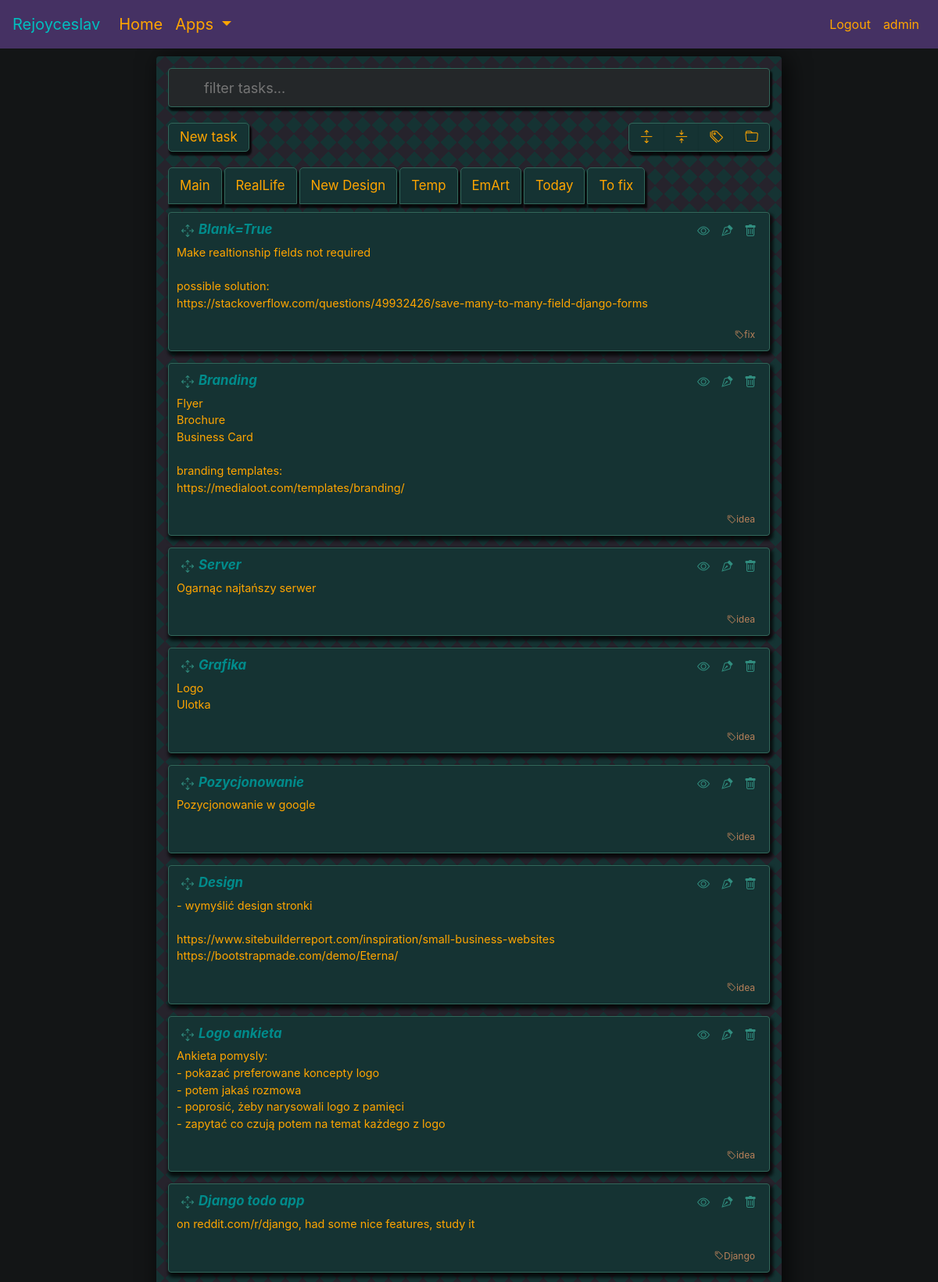
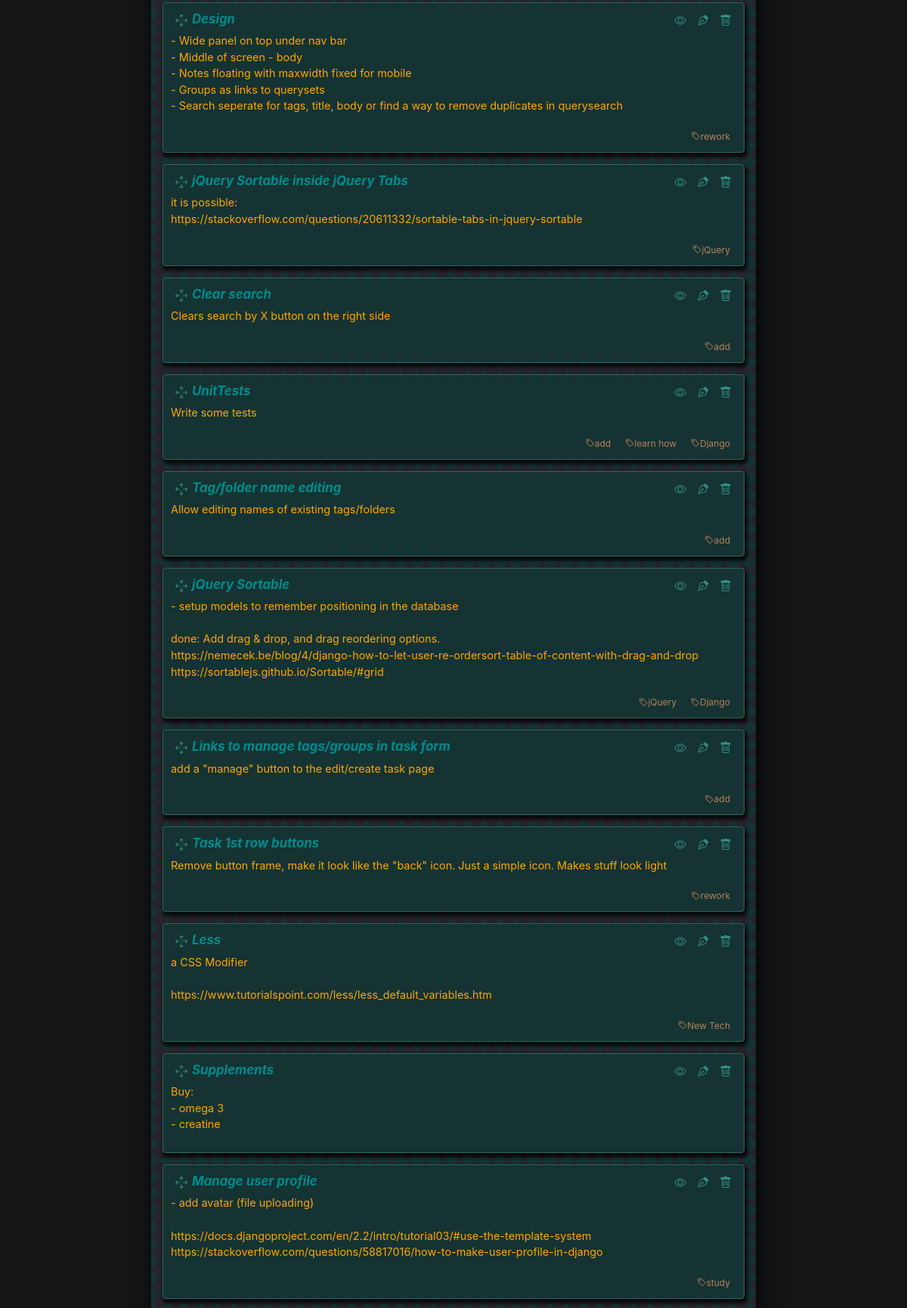
The app's page / (signed in, upper part) with its own data (2 pictures, top to bottom).
### tasks/models.py (models this page shows, shortened)
class Folder(models.Model):
    user = models.ForeignKey(User, on_delete=models.PROTECT, null=True, blank=False)
    name = models.CharField(max_length=50, null=True, blank=False)

class Task(models.Model):
    user = models.ForeignKey(User, on_delete=models.CASCADE, null=True, blank=False)
    title = models.CharField(max_length=70, blank=False)
    description = models.TextField(null=True, blank=True)
    complete = models.BooleanField(default=False)
    create = models.DateTimeField(auto_now_add=True)
    show_task = models.BooleanField(default=True)
    tags = models.ManyToManyField(Tag, blank=True)
    folder_selected = models.ForeignKey(Folder, related_name='tasks', on_delete=models.SET_NULL, null=True, blank=True)
    class Meta:
        ordering = ['complete', '-id']  # when ordering multiple values, this is the order

class Tag(models.Model):
    user = models.ForeignKey(User, on_delete=models.PROTECT, null=True, blank=False)
    name = models.CharField(max_length=30, null=True, blank=False)
    def __str__(self):
        if self.name:
            return self.name
        else:
            return "NO_NAME_ASSIGNED"

### tasks/views.py (the view, shortened to what this page needs)
# urls.py: path('', TaskList.as_view(), name='home'),
class TaskList(LoginRequiredMixin, ListView):
    model = Task
    context_object_name = 'tasks'  # since model = Task, this is equivalent to qs=Task.objects.all()
    template_name = 'tasks/task_list.html'
    def get_context_data(self, **kwargs):
        qs = Task.objects.all().filter(user=self.request.user)
        qs_folders = Folder.objects.all().filter(user=self.request.user)
        search_query = self.request.GET.get('search', None)
        folder_query = self.request.GET.get('folder', None)
        if folder_query is not None:
            qs = qs.filter(
                Q(user=self.request.user) &
                Q(folder_selected=folder_query)
            )
        context = super(TaskList, self).get_context_data(**kwargs)
        context['tasks'] = qs
        context['folders'] = qs_folders
        return context

### tasks/templates/tasks/task_list.html (shortened to what this page needs)
{% extends 'base.html' %}
{% load tasks_tags %}
{% block content %}
<div class="center-column" style="max-width:800px">
    <div class="actions-container-row1">
        <div style="flex: 0 1 100000px;">
            <form method="GET" action="/tasks/">
                <input class="input-search input-dark" type="text" name="search" spellcheck=False placeholder="filter tasks...">
            </form>
        </div>
    </div>
    <div class="actions-container-row2">
        <form action="{% url 'tasks_create' %}">
            <div class="tooltip-wrapper" style="white-space: nowrap">
                <button class="button-flat" id="inputNewTaskButton"> New task</button>
            </div>
        </form>
        <div class="actions-row2-buttons">
            <div class="tooltip-wrapper" style="white-space: nowrap">
                <button onclick="expand_all()" class="button-flat button-flat-left" id="collapseAllButton" type="submit"><i class="bi-arrows-expand"></i></button>
            </div>
            <div class="tooltip-wrapper" style="white-space: nowrap">
                <button onclick="collapse_all()" class="button-flat button-flat-middle" id="collapseAllButton" type="submit"><i class="bi-arrows-collapse"></i></button>
            </div>
            <form action="{% url 'tasks_tags' %}">
                <div class="tooltip-wrapper" style="white-space: nowrap">
                    <button class="button-flat button-flat-middle" id="manageTagsButton"><i class="bi-tags"></i></button>
                </div>
            </form>
           <form action="{% url 'tasks_folders' %}">
                <div class="tooltip-wrapper" style="white-space: nowrap">
                    <button class="button-flat button-flat-right" id="manageFoldersButton"><i class="bi-folder"></i></button>
                </div>
           </form>
        </div>
    </div>
    <div class="actions-container-row3">
        {% for folder in folders %}
        <form method="GET" action="/tasks/">
            <div>
                <button class="tab" id="folderTab" style="border: none"><i style="font-style: normal" class="">{{folder.name}}</i></button>
            </div>
        </form>
        {% endfor %}
    </div>
    <div id="drag-items">
        {% for task in tasks %}
        {% if task.complete == False %}
        <div class="card task-main">
        {% else %}
        <div class="card task-main tm-completed">
        {% endif %}
            <div class="task-container">
                <div class="task-container-row1">
                    <div class="tooltip-wrapper">
                        <button class="handle" id="handle"><i class="bi-arrows-move"></i></button>
                    </div>
                    <div class="task-title">
                        {% if task.complete == False %}
                        <p class="task-title-text">{{task.title|linebreaksbr}}</p>
                        {% else %}
                        <p class="task-title-text ttt-completed">{{task.title|linebreaksbr}}</p>
                        {% endif %}
                    </div>
                    <div class="task-buttons">
                        <div class="separator-vertical"></div>
                        <div class="tooltip-wrapper">
                            {% if task.complete == False %}
                            <button onclick="showHide_id({{task.id}})" class="btn-info-buttonless" id="inputShowHideButton"><i class="bi-eye"></i></button>
                            {% else %}
                            <button onclick="showHide_id({{task.id}})" class="btn-info-buttonless overlay" id="inputShowHideButton"><i class="bi-eye"></i></button>
                            {% endif %}
                        </div>
                        <div class="separator-vertical"></div>
                        <form action="{% url 'tasks_edit' task.id %}">
                            <div class="tooltip-wrapper">
                                {% if task.complete == False %}
                                <button class="btn-info-buttonless" id="inputEditButton"><i class="bi-vector-pen"></i></button>
                                {% else %}
                                <button class="btn-info-buttonless overlay" id="inputEditButton"><i class="bi-vector-pen"></i></button>
                                {% endif %}
                            </div>
                        </form>
                        <div class="separator-vertical"></div>
                        <form action="{% url 'tasks_delete' task.id %}">
                            <div class="tooltip-wrapper">
                                {% if task.complete == False %}
                                <button class="btn-info-buttonless" id="inputDeleteButton"><i class="bi-trash"></i></button>
                                {% else %}
                                <button class="btn-info-buttonless overlay" id="inputDeleteButton"><i class="bi-trash"></i></button>
                                {% endif %}
                            </div>
                        </form>
                    </div>
                </div>
                {% if task.show_task %}
                <div class="task-container-row2" id="task-row2-id-{{task.id}}">
                {% else %}
                <div class="task-container-row2" id="task-row2-id-{{task.id}}" style="display: none">
                {% endif %}
                    <div class="task-description">
                        {% if task.complete == False %}
                        <p class="task-description-text">{{task.description|linebreaksbr}}</p>
                        {% else %}
                        <p class="task-description-text tdt-completed">{{task.description|linebreaksbr}}</p>
                        {% endif %}
                    </div>
                </div>
                {% if task.show_task %}
                <div class="task-container-row3" id="task-row3-id-{{task.id}}">
                {% else %}
                <div class="task-container-row3" id="task-row3-id-{{task.id}}" style="display: none">
                {% endif %}
                    {% if task.complete == False %}
                    <div class="task-tags">
                    {% else %}
                    <div class="task-tags overlay">
                    {% endif %}
                        {% for tag in task.tags.all %}
                        <form method="GET" action="/tasks/">
                            <div class="tooltip-wrapper" style="white-space: nowrap">
                                <button class="tag" id="inputNewTaskButton" style="border: none"><i style="font-style: normal" class="bi-tag">{{tag}}</i></button>
                            </div>
                        </form>
                        {% endfor %}
                    </div>
                </div>
            </div>
        </div>
        {% empty %}
        <div class="task-main">
            <h2>no records</h2>
        </div>
        {% endfor %}
    </div>
</div>
{% endblock content %}

### templates/base.html (shortened to what this page needs)
<!DOCTYPE html>
{% load static %}
<link rel="stylesheet" href="https://stackpath.bootstrapcdn.com/bootstrap/4.3.1/css/bootstrap.min.css"
>
<link rel="stylesheet" href="https://cdn.jsdelivr.net/npm/bootstrap-icons@1.5.0/font/bootstrap-icons.css">
<link rel="stylesheet" href="{% static 'dark_green_orange_style.css' %}">
<link href="{% static 'js/jquery-ui-1.12.1/jquery-ui.min.css' %}" rel="stylesheet">
<link href="{% static 'js/jquery-ui-1.12.1/jquery-ui.structure.min.css' %}" rel="stylesheet">
<link href="{% static 'js/jquery-ui-1.12.1/jquery-ui.theme.min.css' %}" rel="stylesheet">
<link rel="stylesheet" href="https://cdn.jsdelivr.net/npm/@mdi/font@5.9.55/css/materialdesignicons.min.css">
<html lang="en">
<head>
</head>
<body>
<nav class="navbar navbar-expand-lg navbar-dark bg-dark">
  <span class="navbar-brand">Rejoyceslav</span>
  <div class="collapse navbar-collapse" id="navbarSupportedContent">
    <ul class="navbar-nav mr-auto">
      <li class="nav-item active">
        <a class="nav-link" href="{% url 'home' %}">Home <span class="sr-only">(current)</span></a>
      </li>
      <li class="nav-item dropdown">
        <a class="nav-link dropdown-toggle" href="#" id="navbarDropdown" role="button" data-toggle="dropdown" aria-haspopup="true" aria-expanded="false">
          Apps
        </a>
      </li>
    </ul>
    <ul class="navbar-nav">
      {% if user.is_authenticated %}
      <li class="nav-item">
        <a class="nav-link" href="{% url 'logout' %}" style="font-size: 16px">Logout</a>
      </li>
      <li class="nav-item">
        <a class="nav-link" href="{% url 'profile_main' %}" style="font-size: 16px">{{ request.user }}</a>
      </li>
      {% endif %}
    </ul>
  </div>
</nav>
<div class="container-fluid">
  {% block content %}
  {% endblock content %}
</div>
</body>
</html>

### records on screen
Folder: name "Main"
Folder: name "RealLife"
Folder: name "New Design"
Folder: name "Temp"
Folder: name "EmArt"
Folder: name "Today"
Folder: name "To fix"
Task: title "Blank=True", complete False (drawn), description "Make realtionship fields not required possible solution: https://stackoverflow.com/questions/49932426/save-many-to-many-field-django-forms"
Tag: name "fix"
Task: title "Branding", complete False (drawn), description "Flyer Brochure Business Card branding templates: https://medialoot.com/templates/branding/"
Tag: name "idea"
Task: title "Server", complete False (drawn), description "Ogarnąc najtańszy serwer"
Task: title "Grafika", complete False (drawn), description "Logo Ulotka"
Task: title "Pozycjonowanie", complete False (drawn), description "Pozycjonowanie w google"
Task: title "Design", complete False (drawn), description "- wymyślić design stronki https://www.sitebuilderreport.com/inspiration/small-business-websites https://bootstrapmade.com/demo/Eterna/"
Task: title "Logo ankieta", complete False (drawn), description "Ankieta pomysly: - pokazać preferowane koncepty logo - potem jakaś rozmowa - poprosić, żeby narysowali logo z pamięci - zapytać co czują potem na temat każdego z logo"
Task: title "Django todo app", complete False (drawn), description "on reddit.com/r/django, had some nice features, study it"
Tag: name "Django"
Task: title "Design", complete False (drawn), description "- Wide panel on top under nav bar - Middle of screen - body - Notes floating with maxwidth fixed for mobile - Groups as links to querysets - Search seperate for tags, title, body or find a way to remove duplicates in querysearch"
Tag: name "rework"
Task: title "jQuery Sortable inside jQuery Tabs", complete False (drawn), description "it is possible: https://stackoverflow.com/questions/20611332/sortable-tabs-in-jquery-sortable"
Tag: name "jQuery"
Task: title "Clear search", complete False (drawn), description "Clears search by X button on the right side"
Tag: name "add"
Task: title "UnitTests", complete False (drawn), description "Write some tests"
Tag: name "learn how"
Task: title "Tag/folder name editing", complete False (drawn), description "Allow editing names of existing tags/folders"
Task: title "jQuery Sortable", complete False (drawn), description "- setup models to remember positioning in the database done: Add drag & drop, and drag reordering options. https://nemecek.be/blog/4/django-how-to-let-user-re-ordersort-table-of-content-with-drag-and-drop https://sortablejs.github.io/Sortable/#grid"
Task: title "Links to manage tags/groups in task form", complete False (drawn), description "add a \"manage\" button to the edit/create task page"
Task: title "Task 1st row buttons", complete False (drawn), description "Remove button frame, make it look like the \"back\" icon. Just a simple icon. Makes stuff look light"
Task: title "Less", complete False (drawn), description "a CSS Modifier https://www.tutorialspoint.com/less/less_default_variables.htm"
Tag: name "New Tech"
Task: title "Supplements", complete False (drawn), description "Buy: - omega 3 - creatine"
Task: title "Manage user profile", complete False (drawn), description "- add avatar (file uploading) https://docs.djangoproject.com/en/2.2/intro/tutorial03/#use-the-template-system https://stackoverflow.com/questions/58817016/how-to-make-user-profile-in-django"
Tag: name "study"

### other values on screen
{{ request.user }} "admin"
